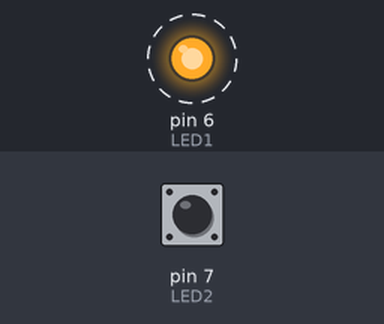
A sketch run on a simulated Arduino Uno, built with avr-gcc and run on an emulated ATmega328P. Parts: output pins drawn as LEDs (lit = HIGH). Dashed ring = blinking. The inputs (shaded band) are chosen by the test bench; at power-on: pin 7 (LED2) HIGH.

Above: at 0.12 s.
Timing chart, 0 to 3.0 s (numbered marks = the images above):
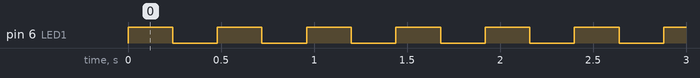

The sketch:

arduino_uno_freertos.ino
```cpp
#include<Arduino_FreeRTOS.h>

#define LED1 6
#define LED2 7

void taskA(void *pdParam)
{
  pinMode(LED1,OUTPUT);
  while(1)
  {
    digitalWrite(LED1,!digitalRead(LED1));
    vTaskDelay(250/portTICK_PERIOD_MS);
  }
}

void taskB(void *pdParam)
{
  while(1)
  {
    digitalWrite(LED2,!digitalRead(LED2));
    vTaskDelay(500/portTICK_PERIOD_MS);
  }
}

void setup()
{
  xTaskCreate(taskA,"taskA",100,NULL,1,NULL);
  xTaskCreate(taskB,"taskB",100,NULL,1,NULL);
  vTaskStartScheduler();
}

void loop() {
  // put your main code here, to run repeatedly:

}
```

Measured:
- by itself, pin 6 (LED1): alternates HIGH for 0.24 s and LOW for 0.24 s
